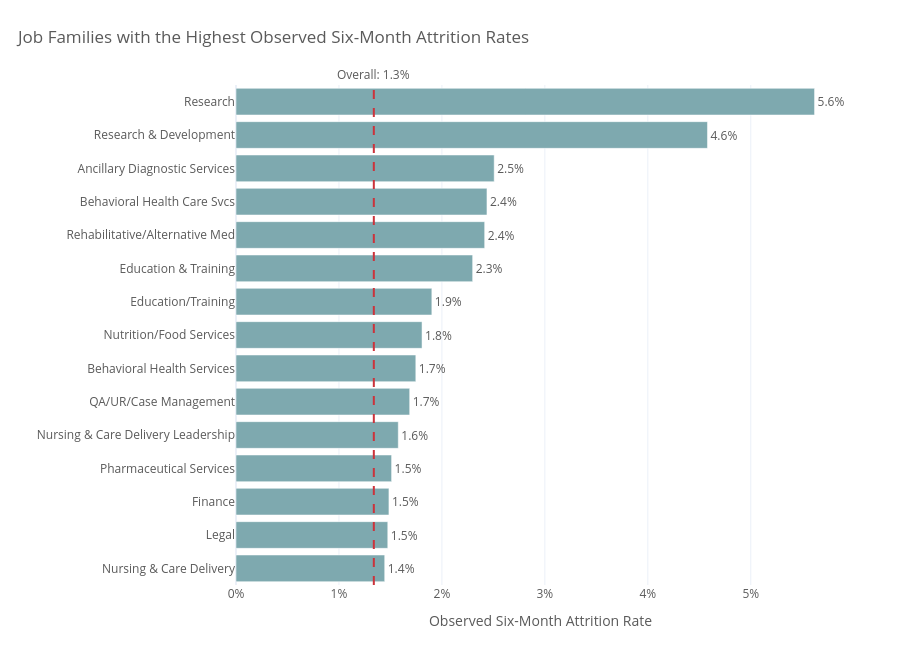
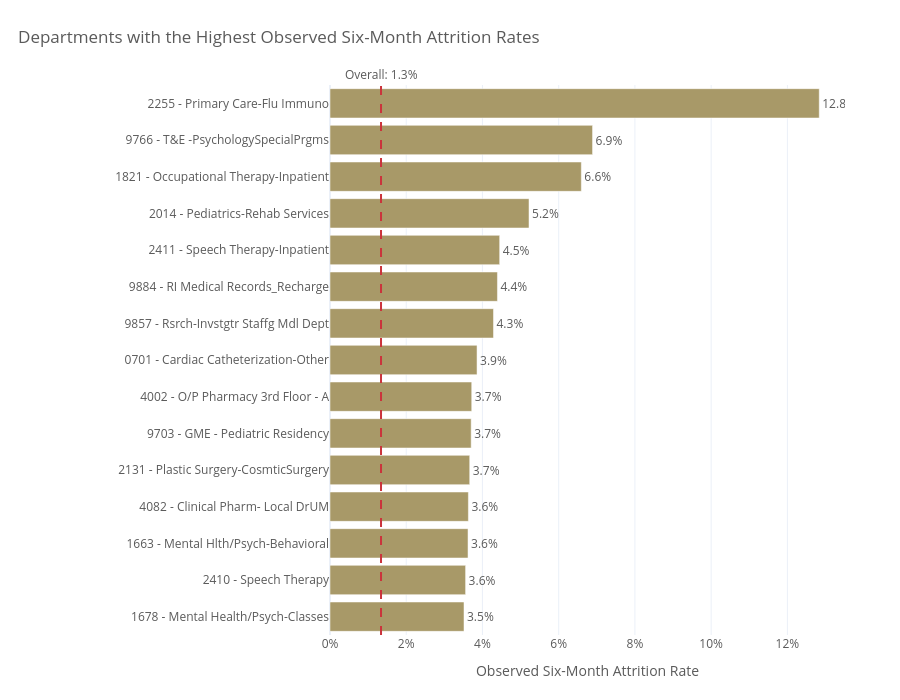

Write notebook code for charts like these, in order.
### Markdown cell above
## 4. Categorical Workforce Context

The broad organizational fields describe where employees work, while job family, job code, and department add occupation and local-workforce context. `job_code_id` and `department_code` are categorical labels, not numeric measures.

The following views display category names because they are appropriate for this analysis. To reduce unstable comparisons, each chart includes only job families or departments represented by at least 1,000 mature employee-month records. The charts focus on the 15 highest observed rates so the labels remain readable; they are descriptive rankings, not evidence that a category causes attrition or should automatically enter the model.

### Code cell
# Require enough records before comparing a category's observed attrition rate.
MIN_CATEGORY_RECORDS = 1_000
TOP_CATEGORIES = 15
overall_attrition_rate = df_model[TARGET_COL].mean()

# Summarize named job families in the mature EDA population.
# attrition_cases sums the binary target, so it counts positive employee-month records.
job_family_summary = (
    df_model.dropna(subset=["job_family"])
    .groupby("job_family")
    .agg(
        records=(TARGET_COL, "size"),
        attrition_cases=(TARGET_COL, "sum"),
        attrition_rate=(TARGET_COL, "mean"),
    )
    .query("records >= @MIN_CATEGORY_RECORDS")
    .reset_index()
    .sort_values("attrition_rate", ascending=False)
)
top_job_families = job_family_summary.head(TOP_CATEGORIES).sort_values("attrition_rate")

display(
    job_family_summary.head(TOP_CATEGORIES).style.format({
        "records": "{:,}",
        "attrition_cases": "{:,.0f}",
        "attrition_rate": "{:.2%}",
    })
)

fig = go.Figure(
    go.Bar(
        x=top_job_families["attrition_rate"],
        y=top_job_families["job_family"],
        orientation="h",
        marker_color=kp_palette_dict["teal"],
        text=top_job_families["attrition_rate"],
        texttemplate="%{text:.1%}",
        textposition="outside",
        customdata=top_job_families[["records", "attrition_cases"]],
        hovertemplate=(
            "%{y}<br>Observed attrition rate: %{x:.2%}"
            "<br>Employee-month records: %{customdata[0]:,}"
            "<br>Attrition cases: %{customdata[1]:,.0f}<extra></extra>"
        ),
    )
)
fig.add_vline(
    x=overall_attrition_rate,
    line_color=kp_palette_dict["red"],
    line_dash="dash",
    annotation_text=f"Overall: {overall_attrition_rate:.1%}",
    annotation_position="top",
)
apply_plotly_layout(
    fig,
    "Job Families with the Highest Observed Six-Month Attrition Rates",
    height=650,
    left_margin=230,
)
fig.update_xaxes(title_text="Observed Six-Month Attrition Rate", tickformat=".0%")
fig.update_yaxes(title_text="", automargin=True)
show_plotly_figure(fig)

# Combine department code and name so each displayed label remains identifiable.
department_source = df_model.dropna(
    subset=["department_code", "department_name"]
).copy()
department_source["department_label"] = (
    department_source["department_code"].astype("string")
    + " - "
    + department_source["department_name"].astype("string")
)
department_summary = (
    department_source.groupby("department_label")
    .agg(
        records=(TARGET_COL, "size"),
        attrition_cases=(TARGET_COL, "sum"),
        attrition_rate=(TARGET_COL, "mean"),
    )
    .query("records >= @MIN_CATEGORY_RECORDS")
    .reset_index()
    .sort_values("attrition_rate", ascending=False)
)
top_departments = department_summary.head(TOP_CATEGORIES).sort_values("attrition_rate")

display(
    department_summary.head(TOP_CATEGORIES).style.format({
        "records": "{:,}",
        "attrition_cases": "{:,.0f}",
        "attrition_rate": "{:.2%}",
    })
)

fig = go.Figure(
    go.Bar(
        x=top_departments["attrition_rate"],
        y=top_departments["department_label"],
        orientation="h",
        marker_color=kp_palette_dict["olive_gold"],
        text=top_departments["attrition_rate"],
        texttemplate="%{text:.1%}",
        textposition="outside",
        customdata=top_departments[["records", "attrition_cases"]],
        hovertemplate=(
            "%{y}<br>Observed attrition rate: %{x:.2%}"
            "<br>Employee-month records: %{customdata[0]:,}"
            "<br>Attrition cases: %{customdata[1]:,.0f}<extra></extra>"
        ),
    )
)
fig.add_vline(
    x=overall_attrition_rate,
    line_color=kp_palette_dict["red"],
    line_dash="dash",
    annotation_text=f"Overall: {overall_attrition_rate:.1%}",
    annotation_position="top",
)
apply_plotly_layout(
    fig,
    "Departments with the Highest Observed Six-Month Attrition Rates",
    height=700,
    left_margin=330,
)
fig.update_xaxes(title_text="Observed Six-Month Attrition Rate", tickformat=".0%")
fig.update_yaxes(title_text="", automargin=True)
show_plotly_figure(fig)

### Figure 1 — Plotly figure (JSON) as saved in the notebook; plotly's stock layout.template omitted (floating-point values rounded to 4 significant figures)
{"data": [{"customdata": [[7546.0, 109.0], [1628.0, 24.0], [9627.0, 143.0], [173400.0, 2621.0], [26390.0, 416.0], [2549.0, 43.0], [2004.0, 35.0], [26560.0, 480.0], [9305.0, 177.0], [8788.0, 202.0], [91370.0, 2207.0], [114500.0, 2790.0], [2233.0, 56.0], [8669.0, 397.0], [1477.0, 83.0]], "hovertemplate": "%{y}<br>Observed attrition rate: %{x:.2%}<br>Employee-month records: %{customdata[0]:,}<br>Attrition cases: %{customdata[1]:,.0f}<extra></extra>", "marker": {"color": "#7EA9AF"}, "orientation": "h", "text": [0.01444, 0.01474, 0.01485, 0.01511, 0.01576, 0.01687, 0.01747, 0.01807, 0.01902, 0.02299, 0.02415, 0.02438, 0.02508, 0.0458, 0.05619], "textposition": "outside", "texttemplate": "%{text:.1%}", "type": "bar", "x": [0.01444, 0.01474, 0.01485, 0.01511, 0.01576, 0.01687, 0.01747, 0.01807, 0.01902, 0.02299, 0.02415, 0.02438, 0.02508, 0.0458, 0.05619], "y": ["Nursing & Care Delivery", "Legal", "Finance", "Pharmaceutical Services", "Nursing & Care Delivery Leadership", "QA/UR/Case Management", "Behavioral Health Services", "Nutrition/Food Services", "Education/Training", "Education & Training", "Rehabilitative/Alternative Med", "Behavioral Health Care Svcs", "Ancillary Diagnostic Services", "Research & Development", "Research"]}], "layout": {"annotations": [{"showarrow": false, "text": "Overall: 1.3%", "x": 0.01339, "xanchor": "center", "xref": "x", "y": 1, "yanchor": "bottom", "yref": "y domain"}], "font": {"color": "#5A5A5A"}, "height": 650, "hoverlabel": {"bgcolor": "white"}, "margin": {"b": 65, "l": 230, "r": 55, "t": 85}, "paper_bgcolor": "white", "plot_bgcolor": "white", "shapes": [{"line": {"color": "#CB333B", "dash": "dash"}, "type": "line", "x0": 0.01339, "x1": 0.01339, "xref": "x", "y0": 0, "y1": 1, "yref": "y domain"}], "showlegend": false, "title": {"text": "Job Families with the Highest Observed Six-Month Attrition Rates", "x": 0.02, "xanchor": "left"}, "xaxis": {"tickformat": ".0%", "title": {"text": "Observed Six-Month Attrition Rate"}}, "yaxis": {"automargin": true, "title": {"text": ""}}}}

### Figure 2 — Plotly figure (JSON) as saved in the notebook; plotly's stock layout.template omitted (floating-point values rounded to 4 significant figures)
{"data": [{"customdata": [[1280.0, 45.0], [1546.0, 55.0], [4612.0, 167.0], [2231.0, 81.0], [1064.0, 39.0], [1053.0, 39.0], [1802.0, 67.0], [2307.0, 89.0], [3800.0, 163.0], [10240.0, 450.0], [2224.0, 99.0], [4635.0, 242.0], [2108.0, 139.0], [4326.0, 298.0], [7144.0, 917.0]], "hovertemplate": "%{y}<br>Observed attrition rate: %{x:.2%}<br>Employee-month records: %{customdata[0]:,}<br>Attrition cases: %{customdata[1]:,.0f}<extra></extra>", "marker": {"color": "#A89968"}, "orientation": "h", "text": [0.03516, 0.03558, 0.03621, 0.03631, 0.03665, 0.03704, 0.03718, 0.03858, 0.04289, 0.04393, 0.04451, 0.05221, 0.06594, 0.06889, 0.1284], "textposition": "outside", "texttemplate": "%{text:.1%}", "type": "bar", "x": [0.03516, 0.03558, 0.03621, 0.03631, 0.03665, 0.03704, 0.03718, 0.03858, 0.04289, 0.04393, 0.04451, 0.05221, 0.06594, 0.06889, 0.1284], "y": ["1678 - Mental Health/Psych-Classes", "2410 - Speech Therapy", "1663 - Mental Hlth/Psych-Behavioral", "4082 - Clinical Pharm- Local DrUM", "2131 - Plastic Surgery-CosmticSurgery", "9703 - GME - Pediatric Residency", "4002 - O/P Pharmacy 3rd Floor - A", "0701 - Cardiac Catheterization-Other", "9857 - Rsrch-Invstgtr Staffg Mdl Dept", "9884 - RI Medical Records_Recharge", "2411 - Speech Therapy-Inpatient", "2014 - Pediatrics-Rehab Services", "1821 - Occupational Therapy-Inpatient", "9766 - T&E -PsychologySpecialPrgms", "2255 - Primary Care-Flu Immuno"]}], "layout": {"annotations": [{"showarrow": false, "text": "Overall: 1.3%", "x": 0.01339, "xanchor": "center", "xref": "x", "y": 1, "yanchor": "bottom", "yref": "y domain"}], "font": {"color": "#5A5A5A"}, "height": 700, "hoverlabel": {"bgcolor": "white"}, "margin": {"b": 65, "l": 330, "r": 55, "t": 85}, "paper_bgcolor": "white", "plot_bgcolor": "white", "shapes": [{"line": {"color": "#CB333B", "dash": "dash"}, "type": "line", "x0": 0.01339, "x1": 0.01339, "xref": "x", "y0": 0, "y1": 1, "yref": "y domain"}], "showlegend": false, "title": {"text": "Departments with the Highest Observed Six-Month Attrition Rates", "x": 0.02, "xanchor": "left"}, "xaxis": {"tickformat": ".0%", "title": {"text": "Observed Six-Month Attrition Rate"}}, "yaxis": {"automargin": true, "title": {"text": ""}}}}
